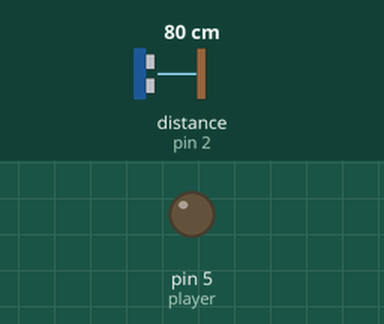
This sketch was run on a simulated Arduino Uno, built with avr-gcc and run on an emulated ATmega328P. On the bench: output pins drawn as LEDs (lit = HIGH). Wiring (inferred from the names in the program): ultrasonic range finder: trigger pin 3; echo pin 2. The inputs (shaded band) are chosen by the test bench; at power-on: distance to the obstacle (sensor on pin 2) 80 cm. The echo pulse lasts 58.3 µs per cm; pins used as bus, display or sensor lines are not drawn.

Above: at 1.2 s.
1.3 s: distance to the obstacle (sensor on pin 2) set to 54 cm
2.8 s: distance to the obstacle (sensor on pin 2) set to 46 cm
At 4.0 s:
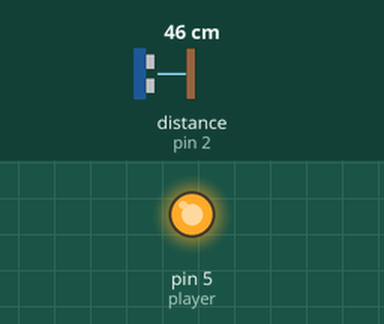
4.3 s: distance to the obstacle (sensor on pin 2) set to 60 cm
At 5.3 s:
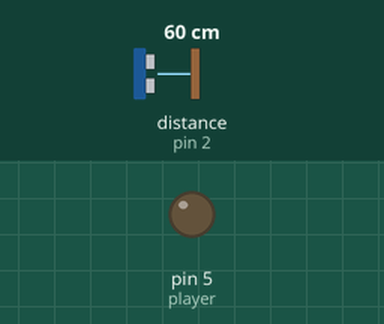
5.8 s: distance to the obstacle (sensor on pin 2) set to 2 cm
At 6.4 s:
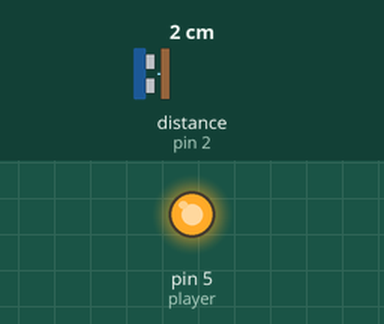
Timing chart, 0 to 8.3 s (numbered marks = the images above; inputs shaded):
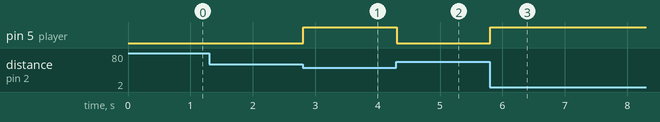

The sketch:

loa__cam_bien_sieu_am.ino
```cpp
const int trig=3;
const int echo=2;
const int player=5;
unsigned long thoigian;
int khoangcach;
void setup() {
  pinMode(trig,OUTPUT);
  pinMode(echo,INPUT);
  pinMode(player,OUTPUT);
  Serial.begin(9600);
}

void loop() {
  khoangcach =0;
  dokhoangcach();
  if(khoangcach<50){
    digitalWrite(player, HIGH);
  }else{
    digitalWrite(player, LOW);
  }

}
void dokhoangcach(){
  digitalWrite(trig,LOW);
  delayMicroseconds(2);
  digitalWrite(trig,HIGH);
  delayMicroseconds(10);
  digitalWrite(trig,LOW);

  thoigian=pulseIn(echo, HIGH);
  khoangcach=thoigian/2/29.412;
}
```

Measured:
- the behaviour switches between 51 and 50 cm on distance to the obstacle (sensor on pin 2) (found by bisection; images 0 and 1)
- after the input at 1.3 s, every drawn part: stays the same
- after the input at 2.8 s, pin 5 (player): LOW → HIGH at once
- after the input at 4.3 s, pin 5 (player): HIGH → LOW at once
- after the input at 5.8 s, pin 5 (player): LOW → HIGH at once
